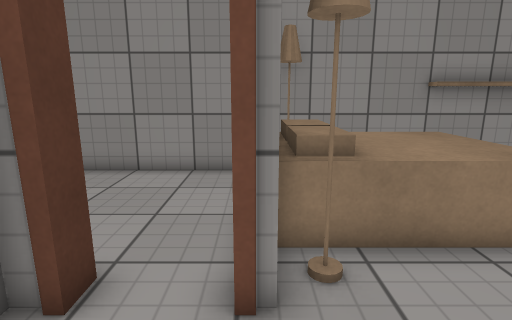
view 1 (above)

12 first-person views from a walk through a 3-D level made in the Unity game engine. The camera is 1.3 m above the floor, tilts 12° down and sees 80° across. The floor is counted in squares, 0.51 m on a side. Each view is taken from the middle of a square. On the plan, view 1 faces up. The plan holds only what a view shows up to about 19 squares ahead; the rest is blank. The player character is not drawn. Door leaves are left out, so doorways stand open. Surface patterns are stand-ins for the level's own textures.

view 2
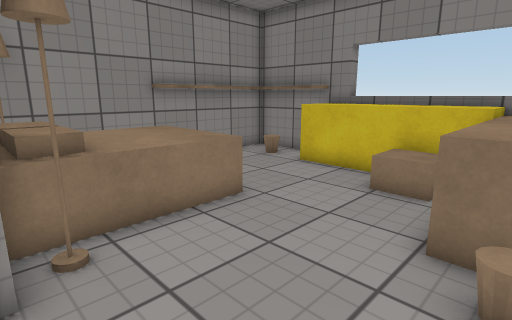

view 3
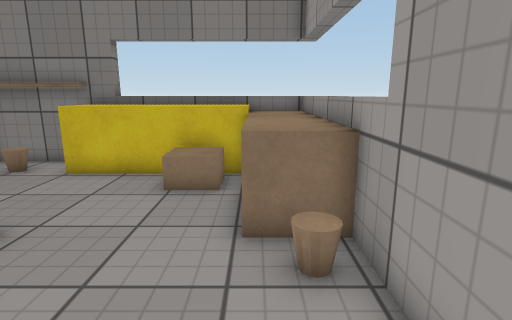

view 4
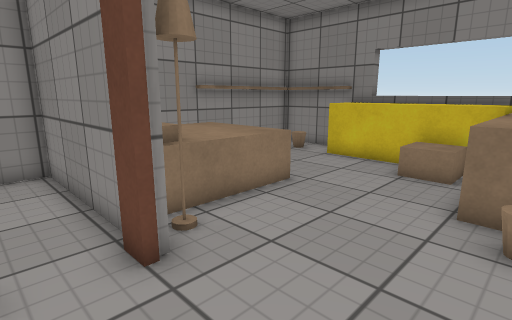

view 5
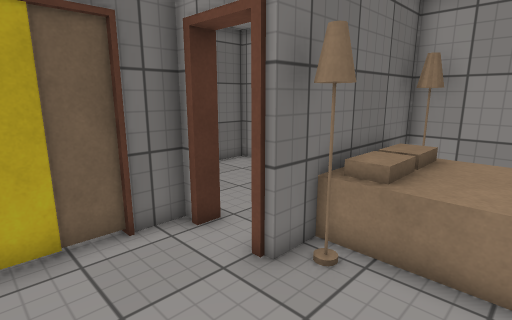

view 6
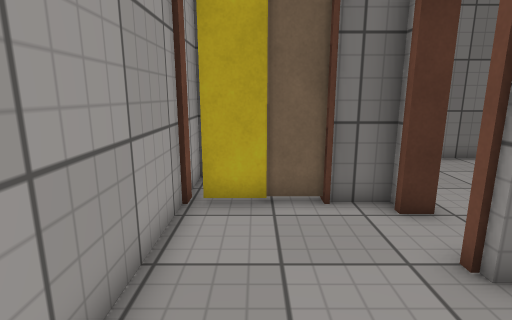

view 7
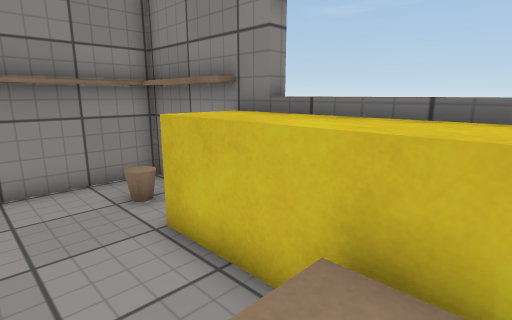

view 8
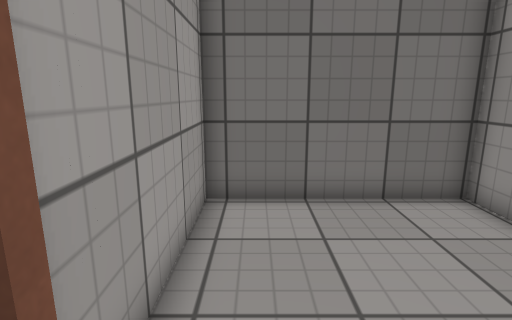

view 9
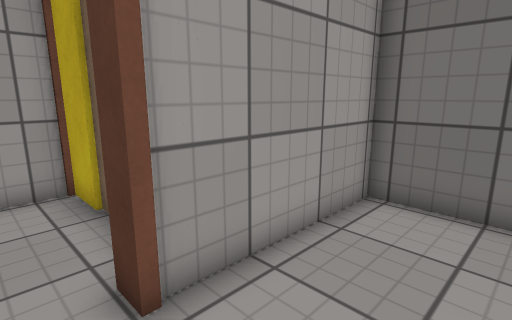

view 10
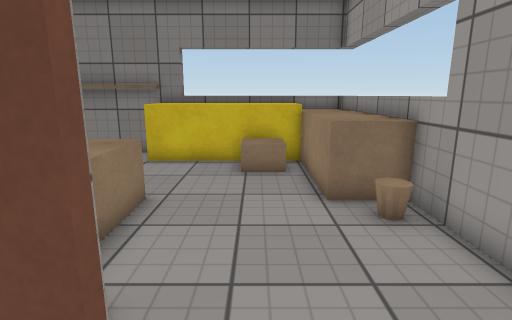

view 11
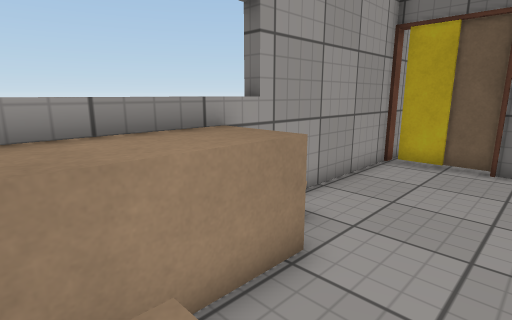

view 12
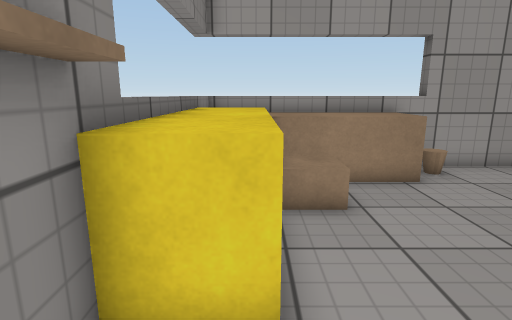

### Floor plan
Key: @ floor where view 1 was taken; # wall or solid block; x gap in a wall; . floor; / step, stairs or slope; D open door; ^ raised ledge; v drop or lower ground; L lamp; O other object.
Columns run from 8 left of view 1 to 12 right of it. Each row starts with its distance up from view 1.
 10 #########L##########
  9 #.......#L^^^^ ....#
  8 #.......#^^^^^ ...O##
  7 #.......#^^^^^ ....##
  6 #.......#^^^^^....^^#
  5 #.......#^^^^^....^^^
  4 #######.#L........^^^
  3      #DD#.........^^^
  2      #..........OO^^^
  1     .#............^^^
  0     .#..@....^^^^^^^^
 -1      x....../^^^^^^^^
 -2    #v#########^^^^^^#

Where each view was taken, in squares from view 1:
view 1: 0 up, 0 right, facing up
view 2: 1 down, 0 right, facing up-right
view 3: 0 up, 0 right, facing right
view 4: 1 down, 2 left, facing up-right
view 5: 1 down, 4 right, facing up-left
view 6: 0 up, 4 right, facing left
view 7: 1 up, 7 right, facing up-right
view 8: 5 up, 1 left, facing left
view 9: 7 up, 1 left, facing down-left
view 10: 2 up, 2 left, facing right
view 11: 3 up, 9 right, facing down-left
view 12: 9 up, 10 right, facing down
